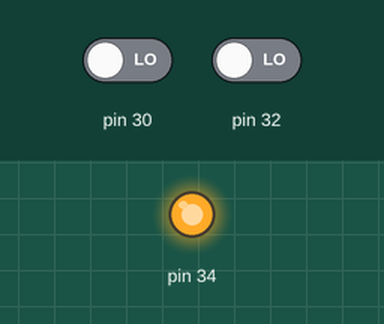
Simulated run of this sketch. Board: Arduino Mega 2560, built with avr-gcc and run on an emulated ATmega2560. On the bench: output pins drawn as LEDs (lit = HIGH). Dashed ring = blinking. The test bench sets the inputs (shaded band); at power-on: pin 32 LOW, pin 30 LOW. What the sketch prints to the serial monitor is not drawn.

Above: at 7.2 s.
7.3 s: pin 32 driven HIGH
At 8.1 s:
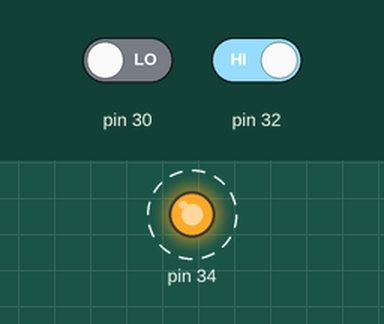
13.6 s: pin 32 driven LOW
At 14.3 s:
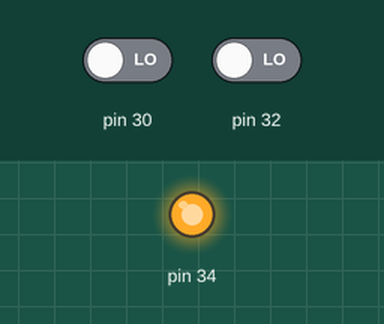
Timing chart, 0 to 16.1 s (numbered marks = the images above; inputs shaded):
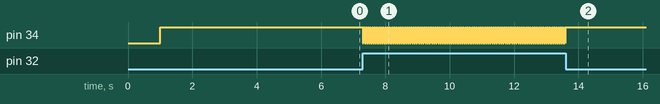

The sketch:

ProgramaReceptor.ino
```cpp
//Se inicializan las condiciones iniciales
//de las ecuaciones diferenciales
float vr11, vr12, vr13;
float vr21, vr22, vr23;
int Fr1, Fr2, Fr3;
float v0;
int Mr;
int hr;
int MXOR;

//Se inicializan los coeficientes de las
//ecuaciones diferenciales
float a11, a12, a13, a14, a15, a16;
float b11, b12, b13, b14;

//Inicialización de variables que permiten
//sincronizar y llevar a cabo la comunicación
int NumeroMensaje;
bool MensajeDisponible;
bool ReceptorDisponible;

//Variables decodificación mensaje
char Mensaje[200];
int X;
byte LetraBinario;
byte LetraCodificada;

void setup() {
  // start serial port at 115200 bps:
  Serial.begin(115200);
  while (!Serial) {
    ; // wait for serial port to connect. Needed for native USB port only
  }
  //se dan valores iniciales a la ecuacion recurrente
  vr12 = 0;
  vr13 = 0;
  vr22 = 0.75;
  vr23 = vr22-0.25*0;
  v0 = 0.35;

  Fr2 = 0;
  Fr3 = 0;

  //se dan valores a los coeficientes de
  //la ecuación recurrente
  a11 = 421.0 / 425;
  a12 = 4.0 / 1275;
  a13 = 12.0 / 25;
  a14 = 4.0 / 27;
  a15 = 16.0 / 15;
  a16 = 16.0 / 45;

  b11 = 12.0 / 25;
  b12 = 4.0 / 25;
  b13 = 421.0 / 425;
  b14 = 4.0 / 1275;

 //se dan valores a las variables del sistema
  Mr = 0;
  NumeroMensaje = 0;
  MensajeDisponible = 0;
  ReceptorDisponible = 1;
  LetraCodificada = 0;

  pinMode(30,INPUT);
  pinMode(34,OUTPUT);
  pinMode(32,INPUT);
  delay(1000);

  digitalWrite(34,ReceptorDisponible);
  delay(5000);
}

void loop() {

  // Se comprueba que haya un mensaje disponible en el transmisor
  // en caso de haber mensaje disponible lo lee y desencripta

  if (MensajeDisponible = digitalRead(32)){
    ReceptorDisponible = 0;
    digitalWrite(34,ReceptorDisponible);
    delay(10);

    /***** Lectura Mensaje ********/

    Fr1 = digitalRead(30);


    /********** Ecuaciones Receptor **********/

    vr11 = a11 * vr12 + a12 * vr13 + a13 * vr22;
    vr11 = vr11 - a14 * vr23 + a15 * Fr2 - a16 * Fr3;
    vr21 = -b11 * vr12 + b12 * vr13;
    vr21 = vr21 + b13 * vr22 + b14 * vr23;

    hr = (v0 < vr21) ? 1 : 0;
    MXOR = (Fr1^hr);
    Mr = MXOR;

    // Se actualizan los valores

    vr23 = vr22;
    vr22 = vr21;

    vr13 = vr12;
    vr12 = vr11;

    Fr3 = Fr2;
    Fr2 = Fr1;

  /************ Comprobacion ***************/

  //    Serial.print(NumeroMensaje);
  //    Serial.print(":   El mensaje original es  ");
  //    Serial.print(Mr);
  //    Serial.print("  El mensaje recibido es  ");
  //    Serial.print(Fr1);
  //    Serial.println();

  /************ Se almacena el mensaje ***************/

    LetraBinario = LetraBinario | Mr;
    LetraCodificada = LetraCodificada | Fr1;

    if (NumeroMensaje < 7){
      LetraBinario <<= 1;
      LetraCodificada <<= 1;
    }

    NumeroMensaje++;
    //Serial.print(LetraBinario);

    ReceptorDisponible = 1;
    digitalWrite(34,ReceptorDisponible);
    delay(10);

     if (NumeroMensaje%8 == 0){

        if (LetraBinario != 255 && LetraBinario != 0){
          Serial.print((char)LetraCodificada);
          if((char)LetraBinario == '.'){Serial.println();}
          //Serial.print(" ");

        }else{
          Serial.println();
          }

        NumeroMensaje = 0;
        LetraBinario = 0;
        LetraCodificada = 0;
      }


   }

}
```

Measured:
- after the input at 7.3 s, pin 34: alternates HIGH for 0.01 s and LOW for 0.01 s, starting at once
- after the input at 13.6 s, pin 34: stops changing and stays HIGH
